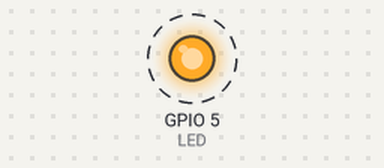
A sketch run on a simulated ESP32. On the bench: output pins drawn as LEDs (lit = HIGH). Dashed ring = blinking. What the sketch prints to the serial monitor is not drawn. At 1.0 s the program puts the board to deep sleep or switches it off; the recording ends there.

Above: at 0.05 s.
Timing chart, 0 to 1.0 s (numbered marks = the images above):
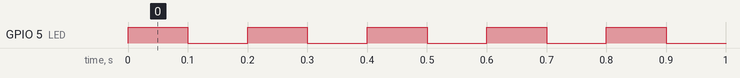

The sketch:

deepsleep_esp8266.ino
```cpp
/*
 * INF471C - Connected Objects and the Internet of Things (IoT)
 * Duty-cycling and deep sleep in ESP8266
 * Ilja Tihhanovski

  Current draw:
    With deep sleep:
      sleeping: 9mA
      blinking: 26.5mA
    With delays
      waiting: 24.3mA
      blinking: 26.5mA
*/

#define WITH_SLEEPS             // I wrote two versions of code (with or without sleepmode) to compare power consumption
#define LED 5 // 5 is D1
#define BLINK_CYCLES 5          // How many times to blink
#define SLEEP_TIME 5e6          // How long should ESP8266 sleep (in microseconds)
#define BLINK_DELAY 100         // Delay between blinks (in milliseconds)
#define MESSAGE "I am awake!"

#ifdef WITH_SLEEPS

void setup() {
  pinMode(LED, OUTPUT);
  Serial.begin(9600);

  Serial.println(MESSAGE);      // Output message

  // Blink
  for(auto i = 0; i < BLINK_CYCLES; i++)
  {
    digitalWrite(LED, HIGH);
    delay(BLINK_DELAY);
    digitalWrite(LED, LOW);
    delay(BLINK_DELAY);
  }

  // Go to sleep
  ESP.deepSleep(SLEEP_TIME);
}

void loop() {}  // Nothing to loop here

#endif

//======================= just to compare - code without sleep ===============
#ifndef WITH_SLEEPS

void setup() {
   pinMode(LED, OUTPUT);
  Serial.begin(9600);
}

void loop() {
  Serial.println("I am awake!");
  for(auto i = 0; i < BLINK_CYCLES; i++)
  {
    digitalWrite(LED, HIGH);
    delay(BLINK_DELAY);
    digitalWrite(LED, LOW);
    delay(BLINK_DELAY);
  }
  delay(5000);

}

#endif
```

Measured:
- by itself, GPIO 5 (LED): alternates HIGH for 0.10 s and LOW for 0.10 s
